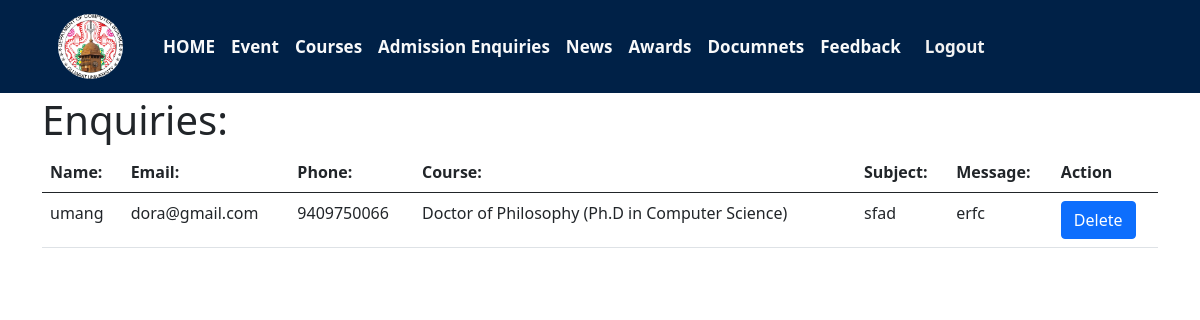
The page /Department/admin/admission_enquiry.php (signed in) on the database its author committed.
### tables this page shows
CREATE TABLE `admission_enquiry` (
  `admission_enquiry_id` int(11) NOT NULL,
  `course_id` int(11) NOT NULL,
  `name` varchar(100) NOT NULL,
  `email` varchar(255) NOT NULL,
  `phone` varchar(15) NOT NULL,
  `subject` varchar(255) NOT NULL,
  `message` text NOT NULL
);

CREATE TABLE `course` (
  `course_id` int(11) NOT NULL,
  `course_name` varchar(255) DEFAULT NULL,
  `course_duration` tinyint(1) DEFAULT NULL,
  `course_details` text DEFAULT NULL,
  `course_document` text NOT NULL,
  `course_image` text NOT NULL,
  `seat_number` int(11) NOT NULL,
  `boys_fees` varchar(11) NOT NULL,
  `girls_fees` varchar(11) NOT NULL,
  `brouchers` varchar(100) NOT NULL
);

### Department/admin/admission_enquiry.php (the view, shortened to what this page needs)
<!DOCTYPE html>
<html lang="en">
<head>
    <link rel="stylesheet" href="include/css/bootstrap.min.css">
<link rel="stylesheet" href="./include/css/style.css">
</head>
<body>
    <?php include './include/header.php';?>
    <div class="container mt-5 py-5">
        <h1>Enquiries:</h1>
        <table class="table">
            <thead>
                <tr>
                    <th>Name:</th>
                    <th>Email:</th>
                    <th>Phone:</th>
                    <th>Course:</th>
                    <th>Subject:</th>
                    <th>Message:</th>
                    <th>Action</th>
                </tr>
            </thead>
            <tbody>
<?php
                     $query = "SELECT a.admission_enquiry_id,a.name,a.email,a.phone,c.course_name,a.subject,a.message FROM `admission_enquiry` a INNER JOIN course c ON c.course_id=a.course_id";
  $result = $conn->query($query);
    if ($result->num_rows > 0)
    {
        while($row = $result->fetch_assoc())
        {
            $admission_enquiry_id=$row["admission_enquiry_id"];
            $name=$row["name"];
            $email=$row["email"];
            $phone=$row["phone"];
            $course=$row["course_name"];
            $subject=$row["subject"];
            $message=$row["message"];
         ?>                <tr>
                    <td><?php echo $name;?></td>
                    <td><?php echo $email;?></td>
                    <td><?php echo $phone;?></td>
                    <td><?php echo $course;?></td>
                    <td><?php echo $subject;?></td>
                    <td><?php echo $message;?></td>
                    <td>
                        <button id="delete-<?php echo $admission_enquiry_id;?>" class="delete-enquiry-btn btn btn-primary">Delete</button>
                    </td>
                </tr>
            <?php
        }
    }
    else{
?>
            <h3>No questions found</h3>
    <?php
        }
            ?>
            </tbody>
        </table>
    </div>
</body>
</html>

### rows shown on the page
admission_enquiry: name "umang", email "dora@gmail.com", phone "9409750066", course.course_name "Doctor of Philosophy (Ph.D in Computer Science)", subject "sfad", message "erfc"
